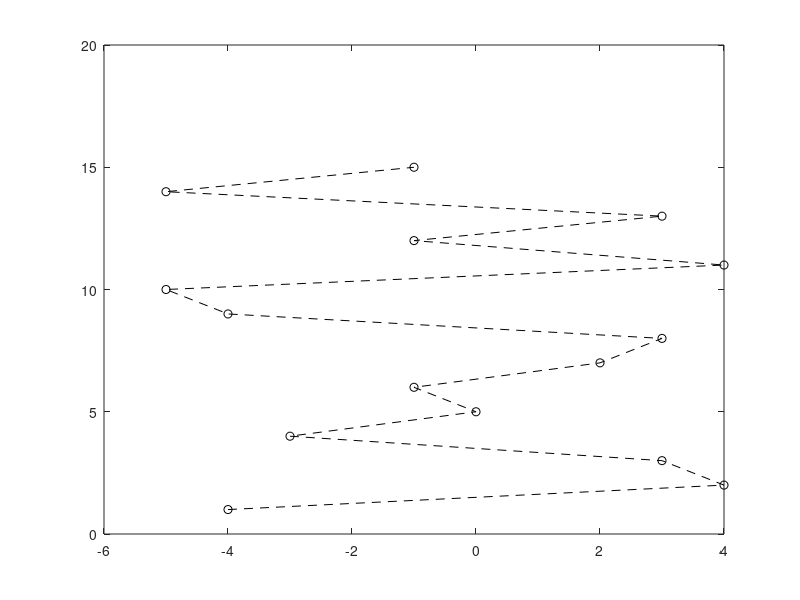

Write MATLAB code to recreate this figure.
%%cau1
try
    rng(1);
    a.ans1a = randi([-5 5], 1, 15)
    rng(1);
    a.ans1b = randi([-10 10], 3, 3)
catch
    a.ans1a = 0;
    a.ans1b = 0;
end
%%cau2
try
    a.ans2 = a.ans1a(mod(a.ans1a, 3) == 0)
catch
    a.ans2 = 0;
end
%%cau3
try
    a.ans3 = sum(a.ans1a(a.ans1a > 0))
catch
    a.ans3 =0;
end
%%cau4
try
    a.ans4 = a.ans1a(1:2:end) + 10
catch
    a.ans4 = 0;
end
%%cau5
try
    a.ans5 = a.ans1b;
    a.ans5(:, 2) = max(a.ans1a)
catch
    a.ans5 = 0;
end
%%cau6
try
    a.ans6 = find(a.ans1a > 0)
catch
    a.ans6 = 0;
end
%%cau7
try
    A = [8 -2 -1; -1 6 -1; -1 -3 9];
    B = [5 4 5]';
    a.ans7 = linsolve(A, B)
catch
    a.ans7 = 0;
end
%%cau8
try
    Ox = a.ans1a;
    Oy = 1:15;
    h = figure('visible', 'off');
    plot(Ox, Oy, 'o--k')
    saveas(h, 'a.ans8.jpg', 'jpg');
catch
end